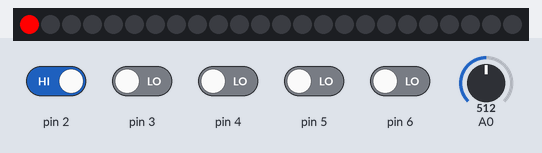
A sketch run on a simulated Arduino Uno, built with avr-gcc and run on an emulated ATmega328P. Shown: 24 RGB LEDs in strip order, left to right. Inputs (shaded band) come from the test bench; at power-on: pin 2 HIGH, pin 3–6 LOW, A0 = 512. Colours are those a GRB WS2812 strip shows for the declared byte order.

Above: at 0.37 s.
1.3 s: pin 2 driven LOW
At 3.0 s:
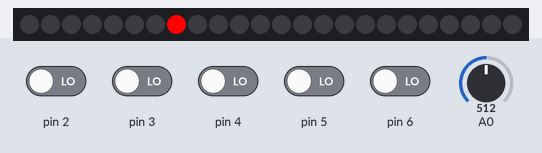
Timing chart, 0 to 4.5 s (numbered marks = the images above; inputs shaded):
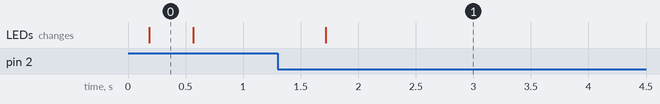

Measured:
- after the input at 1.3 s, the LEDs: change after 0.42 s (image 1)

The sketch:

Audio_Spectrum_Analyser.ino
```cpp
// Yasteer Sewpersad
// Audio Spectrum LED Analyser

/* Materials Required
 * 1x W9534 Sound Sensor
 * 3x WS2812B - 5050 RGB LED Sticks
 * 1x Arduino Uno
 * 1x External Power Supply For RGBs
 */

#include <arduinoFFT.h>
#include <FastLED.h>
#include <EEPROM.h>

//#define Led_Type WS2812B
#define Colour_Order GRB // According to datasheet.
#define Number_Of_LED 24
#define Data_Pin 7
CRGB LED_Vector[Number_Of_LED]; // This structure (unique to FastLED lib) is sort of like a vector which stores RGB data for each LED.
unsigned long Start_Time, Current_Time = 0;
bool Refresh = false;
int BASS_Base_Value, MID_Base_Value, TREBLE_Base_Value;

static const uint16_t samples = pow(2,7); // 128 Samples (MAX!!) -> 64 Bins   ----- Constraint on bin size is due to SRAM size. ATMEGA328P has 2K Bytes and an element of type DOUBLE takes 4 Bytes.
static const double samplingFrequency = 19000; // The FFT can only detect frequencies up to half of the sampling frequency of the ADC.
double vReal[samples]; // Arrays to store time domain samples.
double vImag[samples]; // -> Probably takes around 512 Bytes of SRAM each leaving 976 Bytes left for the UNO to do other operations.

static const double BASS = 250; // Bass is 250Hz and lower.
static const double MID = 2000;
static const double TREBLE = 20000;
int Intensity = 0; // Will be used to track signal strength.
bool Sound_Detected = false;

void setup() {
  Serial.begin(115200); // Recommended  baud rate for sound sensor. -> Won't bottleneck the measured samples.

  // ADC Setup -> Audible sound has a frequency between 20-20kHz.
  DDRD = DDRD | B00000000; // Digital Input on pin PD2
  ADMUX =  (0 << REFS1) | (1 << REFS0); // Use 5V reference, left adjust ADCH register,  and use default Channel 0 for input
  ADCSRA = (1 << ADEN) | (1 << ADPS2) | (0 << ADPS1) | (1 << ADPS0); // Turn on the ADC & use a prescaler of 32.
  // The crystal oscillator uses a frequency = 16Mz so ADC Clock Speed = 16MHz/32 = 500kHz
  // Since each conversion in the AVR takes 13 clock cycles, Sample Rate = 50kHz/13 = 38.5kHz. --> Sampling frequency needs to double the frequency of audible sound according to the Nyquist Theorem.

  // LED Setup
  FastLED.addLeds<WS2812B, Data_Pin>(LED_Vector, Number_Of_LED);
  BASS_Base_Value = EEPROM.read(2);
  MID_Base_Value  = EEPROM.read(2);
  TREBLE_Base_Value = EEPROM.read(3);

  Start_Time = millis();
}

void loop() {

  Current_Time = millis();
  if((Current_Time - Start_Time) >= 100)
  {
    for(int position=0; position < Number_Of_LED; position++) LED_Vector[position] = CRGB(0,0,0); // Perform a refresh on the LEDS.
    Start_Time = Current_Time;
  }

  // Wait until sound sensor registers digital input --> LOW = Input & HIGH = Noise
  while((PIND & B00000100) == true){
    // Wait until sound is registered or else, the FFT will try to process the base value of the sensor.
    Sound_Detected = false;
  }

  if((PIND & B00000100) == false)
  {
    Sound_Detected = true;
  }

  // Sample Signal
  for(int count = 0; count < samples; count++){
    vReal[count] = Read_ADC();
    vImag[count] = 0; // A real signal is being measured so there is no imaginary component.
    Intensity = (vReal[count]/4) - 1; // Factor converts 10-bit ADC into a 0-255 valued range for the RGBs.
  }

  // Compute the Fast Fourier Transform --> Decomposes a signal into its frequencies.
  // Follow this link to check function implementations: https://github.com/kosme/arduinoFFT/blob/master/src/arduinoFFT.cpp
  arduinoFFT FFT = arduinoFFT(vReal, vImag, samples, samplingFrequency); // Intialize an FFT object from the library. Each object contains new data to sample.
  FFT.DCRemoval(); // Should remove the first element in the fourier transform array.
  FFT.Windowing(FFT_WIN_TYP_HAMMING, FFT_FORWARD);
  FFT.Compute(FFT_FORWARD);
  FFT.ComplexToMagnitude();
  double Peak_Frequency = FFT.MajorPeak(); // According to the documentation: "Looks for and returns the frequency of the biggest spike in the analyzed signal."

  // Return frequency with highest amplitude:
  // Serial.println(Peak_Frequency);

  // View a graphic display of which bins contains the highest frequencies:
  for(int disp1 = 0; disp1 < (samples/2); disp1++){ // Since the data gets repeated, we can only draw useful results from one half of the array.
    //Serial.println(vReal[disp1],1);
  }

  //Serial.println("Bass");
  //Serial.println(vReal[1],vReal[8]);
  //Serial.println(",");
  //Serial.println("MID");
  //Serial.println(vReal[8]);
  //Serial.println(",");
 // Serial.println("TREBLE");
  //Serial.println(vReal[1]);

  /*
  Bin resolution = Sampling Frequency/2/64 -> +- 150 Hz per bin
  Bin 0           -> DC
  Bin 1           -> BASS   Frequency Range.
  Bin 2  - Bin 13 -> MID    Frequency Range.
  Bin 14 - Bin 64 -> TREBLE Frequency Range.
  */

  // RGB Display // --> BASS Monitor (Due to the lack of RGBs, the bin representing the midpoint of each range is used.)
  // RED Stick
  if(vReal[1] > BASS_Base_Value)
  {
    LED_Vector[0] = CRGB(0,255,0);
  }
  if((vReal[1] > BASS_Base_Value * 20) && (Sound_Detected == true))
  {
    LED_Vector[1] = CRGB(0,255,0);
  }
  if((vReal[1] > BASS_Base_Value * 40) && (Sound_Detected == true))
  {
    LED_Vector[2] = CRGB(0,255,0);
  }
  if((vReal[1] > BASS_Base_Value * 60) && (Sound_Detected == true))
  {
    LED_Vector[3] = CRGB(0,255,0);
  }
  if((vReal[1] > BASS_Base_Value * 80) && (Sound_Detected == true))
  {
    LED_Vector[4] = CRGB(0,255,0);
  }
  if((vReal[1] > BASS_Base_Value * 100) && (Sound_Detected == true))
  {
    LED_Vector[5] = CRGB(0,255,0);
  }
  if((vReal[1] > BASS_Base_Value * 120) && (Sound_Detected == true))
  {
    LED_Vector[6] = CRGB(0,255,0);
  }
  if((vReal[1] > BASS_Base_Value * 140) && (Sound_Detected == true))
  {
    LED_Vector[7] = CRGB(0,255,0);
  }


  // RGB Display // --> MID Monitor
  if(vReal[8] > MID_Base_Value)
  {
    LED_Vector[8] = CRGB(255,0,0);
  }
  if((vReal[8] > MID_Base_Value * 2) && (Sound_Detected == true))
  {
    LED_Vector[9] = CRGB(255,0,0);
  }
  if((vReal[8] > MID_Base_Value * 3) && (Sound_Detected == true))
  {
    LED_Vector[10] = CRGB(255,0,0);
  }
  if((vReal[8] > MID_Base_Value * 4) && (Sound_Detected == true))
  {
    LED_Vector[11] = CRGB(255,0,0);
  }
  if((vReal[8] > MID_Base_Value * 5) && (Sound_Detected == true))
  {
    LED_Vector[12] = CRGB(255,0,0);
  }
  if((vReal[8] > MID_Base_Value * 6) && (Sound_Detected == true))
  {
    LED_Vector[13] = CRGB(255,0,0);
  }
  if((vReal[8] > MID_Base_Value * 7) && (Sound_Detected == true))
  {
    LED_Vector[14] = CRGB(255,0,0);
  }
  if((vReal[8] > MID_Base_Value * 8) && (Sound_Detected == true))
  {
    LED_Vector[15] = CRGB(255,0,0);
  }

  // RGB Display // --> TREBLE Monitor (BLUE)
  if(vReal[37] > TREBLE_Base_Value)
  {
    LED_Vector[16] = CRGB(0,0,255);
  }
  if((vReal[37] > TREBLE_Base_Value * 2) && (Sound_Detected == true))
  {
    LED_Vector[17] = CRGB(0,0,255);
  }
  if((vReal[37] > TREBLE_Base_Value * 3) && (Sound_Detected == true))
  {
    LED_Vector[18] = CRGB(0,0,255);
  }
  if((vReal[37] > TREBLE_Base_Value * 4) && (Sound_Detected == true))
  {
    LED_Vector[19] = CRGB(0,0,255);
  }
  if((vReal[37] > TREBLE_Base_Value * 5) && (Sound_Detected == true))
  {
    LED_Vector[20] = CRGB(0,0,255);
  }
  if((vReal[37] > TREBLE_Base_Value * 6) && (Sound_Detected == true))
  {
    LED_Vector[21] = CRGB(0,0,255);
  }
  if((vReal[37] > TREBLE_Base_Value * 7) && (Sound_Detected == true))
  {
    LED_Vector[22] = CRGB(0,0,255);
  }
  if((vReal[37] > TREBLE_Base_Value * 8) && (Sound_Detected == true))
  {
    LED_Vector[23] = CRGB(0,0,255);
  }

  FastLED.show();

  delay(200);
  //while(1);

}

unsigned int Read_ADC(){
  ADCSRA |= (1 << ADSC);// Start ADC conversion. Use OR operator to prevent overwriting register, we still want the other settings.
  while(ADIF == 0){
     //Wait until flag is raised indicating conversion complete and registers updated.
  }
  return ADC;
}
```
